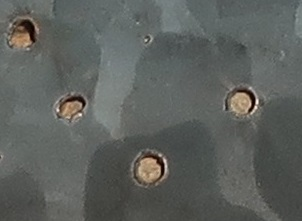
#> input picture plate.JPG, 302 x 221 px, found by its file name
$ python test.py   (older library calls are emulated)
#> lines starting #> are read from the running program, lines starting #| are printed output that depends on the picture; after the words box and inside, x2 and y2 are one past the last pixel; in counts of white or black regions, pixels touching at a corner belong together
import cv2
import numpy
#import matplotlib.pyplot as plt


#load the image and convert it to grayscale
plate = cv2.imread("C:/Users/AMaquthu/Documents/Projects/Data/data/plate.jpg",0)
#> plate: shape (221, 302); min 2, max 246, mean 95.4
data = cv2.imread("C:/Users/AMaquthu/Documents/Projects/Data/data/plate.jpg")
#> data is the input picture: shape (221, 302, 3); mean B, G, R 93.2, 96.8, 93.4
cv2.imshow('Original ',data)
median = cv2.medianBlur(plate,5) # noise reduction using the gaussian algorithm - median blurring
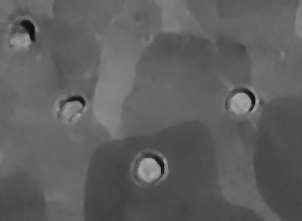
#> median: shape (221, 302); min 13, max 169, mean 95.2
cv2.imshow('Grayscale',plate) # show the grayscale image
#cv2.imshow('Median',median) # show the grayscale image
edges = cv2.Canny(plate,100,200)
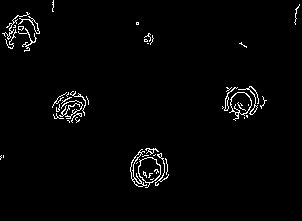
#> edges: shape (221, 302); 2.1% white in thin lines or dots, all inside (x1, y1, x2, y2) = (0, 0, 300, 188)
#cv2.imshow('edges',edges) # show the edges of a grayscale image
#blurredImage = cv2.pyrMeanShiftFiltering(data,31,91)
ret,thresh = cv2.threshold(median,139,255,0)
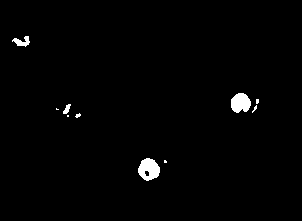
#> thresh: shape (221, 302); 1.3% white; 10 white regions (6 under 20 px)

im2,contours, hierarchy= cv2.findContours(thresh,cv2.RETR_TREE,cv2.CHAIN_APPROX_SIMPLE)
#> contours = 11 contours, 6 with area under 20; largest, box (x1, y1, x2, y2) and area: (138, 158, 160, 181) 340, (231, 93, 251, 113) 279, (12, 36, 30, 47) 79, (63, 104, 71, 114) 32, (144, 170, 150, 177) 24

#cv2.imshow('image',image)
data = cv2.drawContours(plate, contours, -1, (0,0,255), 6)
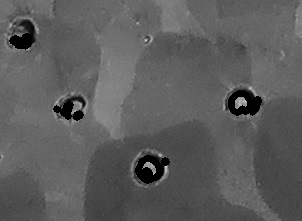
#> data: shape (221, 302); min 0, max 206, mean 92.1
cv2.imshow('threshold',thresh)
cv2.imwrite('C:/Users/AMaquthu/Documents/Projects/Data/data/result.jpg',plate)
cv2.imshow('Median',median) # show the grayscale image
#cv2.imshow('image',img)
cv2.imshow('Results',data)

print("Contours list : ",len(contours))
#| Contours list :  11
#print(plate)
cv2.waitKey(0)

cv2.destroyAllWindows()
